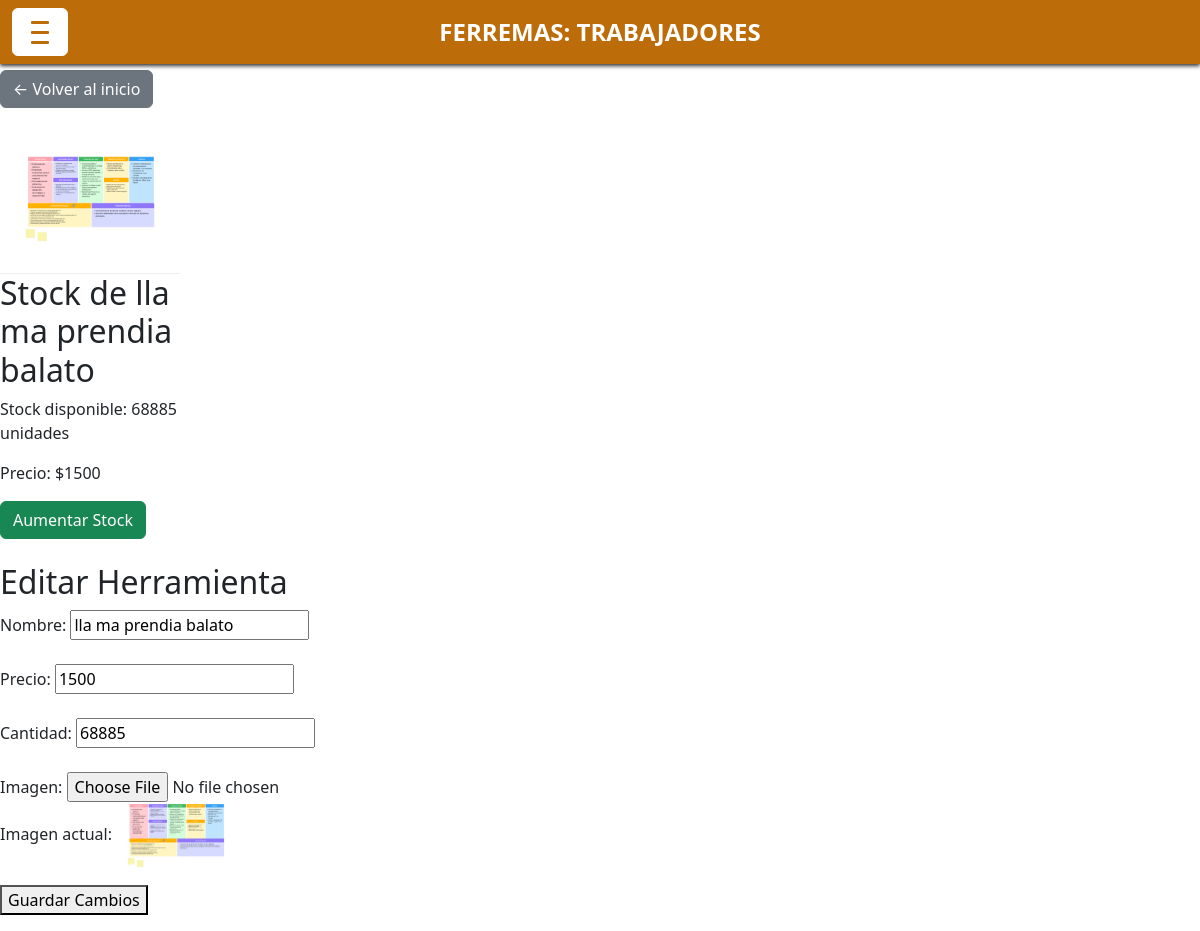
The app's page /inventario/stock/2/ (signed in) with its own data.
### herramientas/models.py (models this page shows, shortened)
class Herramienta(models.Model):
    id = models.AutoField(primary_key=True)
    nombre = models.CharField(max_length=50)
    id_categoria = models.ForeignKey("Categoria", on_delete=models.CASCADE, db_column="id_categoria")
    precio = models.IntegerField()
    descripcion = models.CharField(max_length = 350 )
    imagen = models.ImageField(upload_to='herramientas/', blank=True, null=True)
    cantidad = models.IntegerField()
    class Meta:
        ordering=['id']

### inventario/views.py (the view)
# urls.py: path('stock/<int:herramienta_id>/', views.consultarStock, name='mostrar_stock'),
@login_required
@bodeguero_required
def consultarStock(request, herramienta_id):
    herramienta = get_object_or_404(Herramienta, pk=herramienta_id)
    return render(request, 'bodeguero/mostrar_stock.html', {'herramienta': herramienta})

### inventario/templates/bodeguero/mostrar_stock.html (shortened to what this page needs)
{% extends "tiendaweb/baseHome.html" %}
{% block content %}
{% load static %}
{% load humanize %}
<div class="container1 mt-5">
        <div class="row" style="display: flex; justify-content: flex-start;">
            <div class="col-6 col-sm-4 col-md-3 col-lg-2 mb-4">
            <a href="{% url 'bodeguero' %}" class="btn btn-secondary mb-3">← Volver al inicio</a>
            <img src="{{ herramienta.imagen.url }}" alt="Imagen de Herramienta" class="card-img-top">
            <h2>Stock de {{ herramienta.nombre }}</h2>
            <p>Stock disponible: {{ herramienta.cantidad }} unidades</p>
            <p>Precio: ${{ herramienta.precio }}</p>
            <form action="{% url 'aumentar_stock' herramienta.id %}" method="POST">
            <button type="submit" class="btn btn-success">Aumentar Stock</button>
            </form>
            </div>
        </div>
        <div class="row" style="display: flex; justify-content: flex-end;">
            <h2>Editar Herramienta</h2>
            <form action="{% url 'editar_herramienta' herramienta.id %}" method="POST" enctype="multipart/form-data">
                <label for="nombre">Nombre:</label>
                <input type="text" name="nombre" value="{{ herramienta.nombre }}" required><br><br>
                <label for="precio">Precio:</label>
                <input type="number" name="precio" value="{{ herramienta.precio }}" step="0.01" required><br><br>
                <label for="cantidad">Cantidad:</label>
                <input type="number" name="cantidad" value="{{ herramienta.cantidad }}" required><br><br>
                <label for="imagen">Imagen:</label>
                <input type="file" name="imagen"><br>
                {% if herramienta.imagen %}
                    <p>Imagen actual: <img src="{{ herramienta.imagen.url }}" width="120"></p>
                {% endif %}
                <button type="submit">Guardar Cambios</button>
            </form>
        </div>
    </div>
{% endblock %}

### tiendaWeb/static/tiendaWeb/css/estilos.css (style rules this page uses)
body { background-color: #ffffff; }
.card-img-top { height: 150px; object-fit: contain; padding: 10px; background-color: #fff; border-bottom: 1px solid #eee; }

### records on screen
Herramienta: imagen (picture), nombre "lla ma prendia balato", cantidad "68885", precio "1500"
